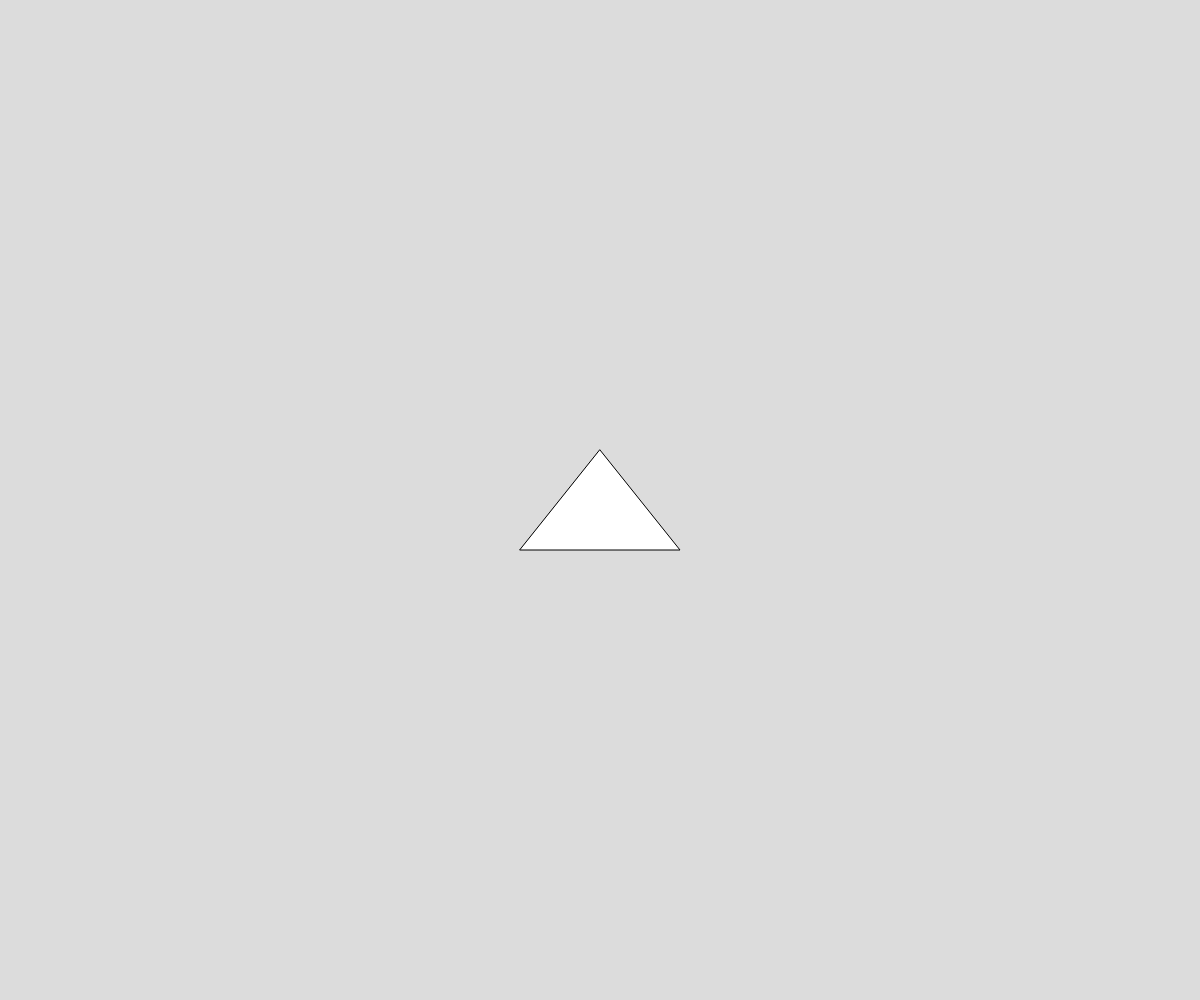
Frame 1 (no input)
Frame 60 (no input): identical to frame 1, image omitted
Frame 120 (the mouse pressed at the canvas centre since frame 60): identical to frame 1, image omitted

The p5.js sketch that drew this single still picture (run headless with seeded random() and noise() and a simulated clock; from frame 60 on, the mouse is pressed at the canvas centre):

// p5.js sketch
// ── sketch.js
// 02 State Variables / Real Time
// Dara Bejide
// Sept 23, 2026
//
// Extra for Experts:
// - describe what you did to take this project "above and beyond"

//Global variables
let objectType = 1;
//0 - circle
//1 - triangle
//2 - starburst
let startTime = 0;

async function setup() {
  createCanvas(windowWidth, windowHeight);
}

function draw() {
  // repats at target of 60fps
  background(220);
  drawShape();
  let elapsed = millis() - startTime;
  if(elapsed > 2000){ //2000ms = 2secs
    updateState();
    startTime = millis();
  }
  //dely automatically added here if needed
}

function keyPressed(){
  //special 'event' function. 
  //Gets called whenever we press a button on the keyboard.
  updateState()
}

function updateState(){
  objectType++;
  // add logic to keep variable in range of (0-2)
  if(objectType>2){
    objectType = 0;
  }
}

function drawShape(){
  //inspect state variable (objectType)
  // and draw one of three possible
  //shapes on the Canvas
  //[ALT][SHIFT][F] - Auto format
  let x = width/2; let y = height/2;
  switch (objectType){
    case 0:
      circle(x, y, 150);
      break;
    case 1:
      triangle(x-80, y+50, x+80, y+50, x, y-50);
      break;
    case 2:
      // loop var; condition; update
      for(let i = 0; i< 30; i++){
        let x2 = random(x-80, x+80);
        let y2 = random(y-80, y+80);
        line(x,y,x2,y2)
      }
      break;
  }
}
